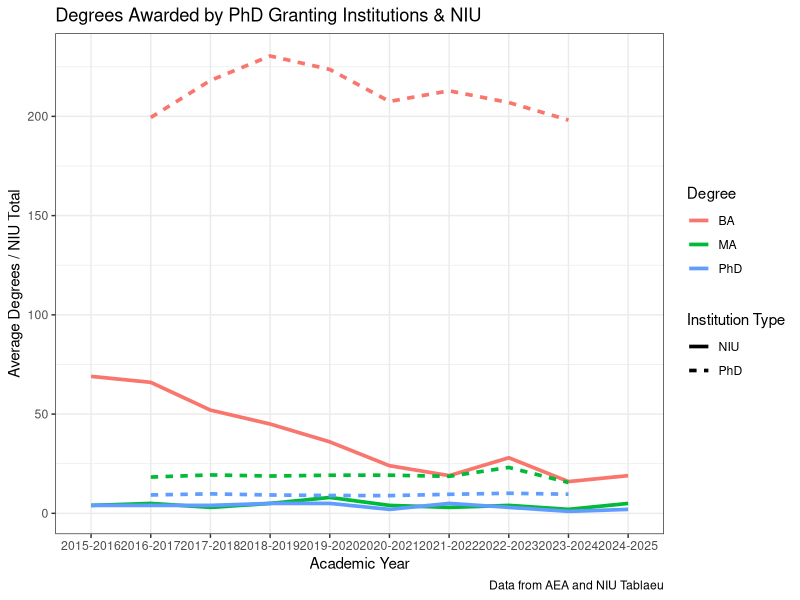
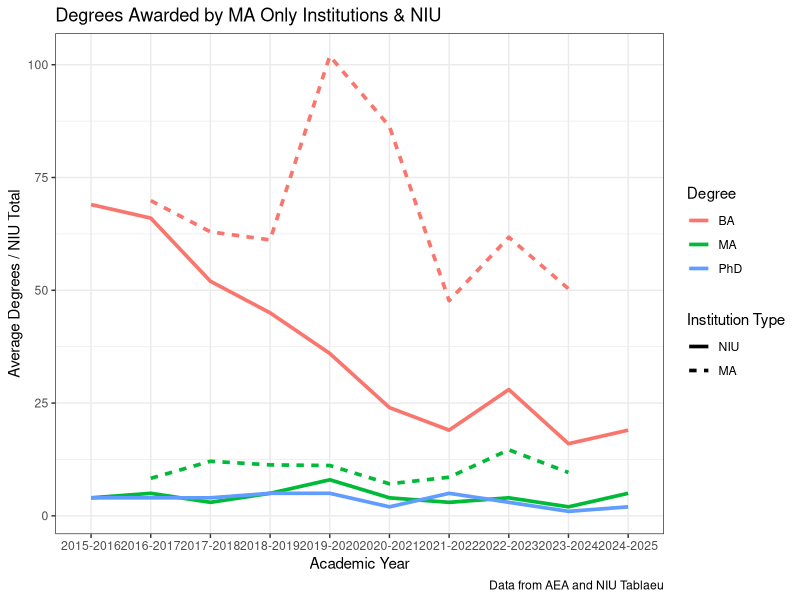
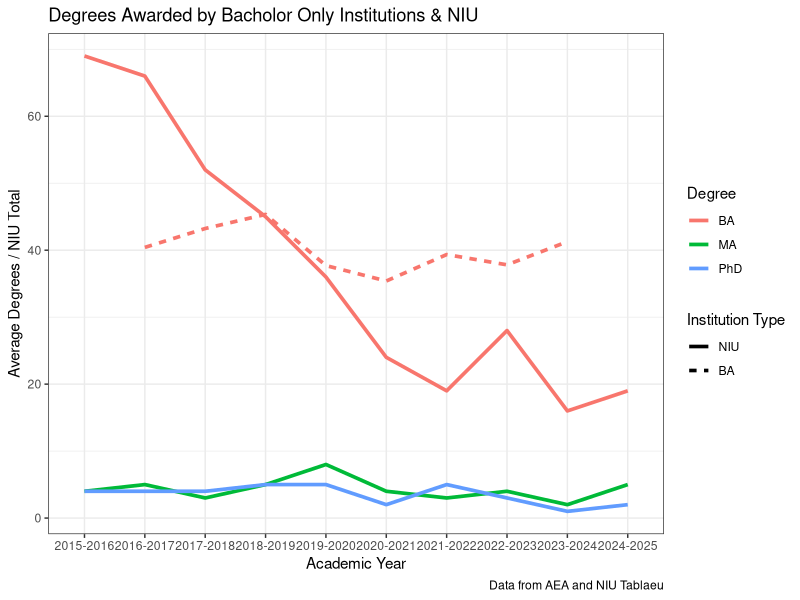
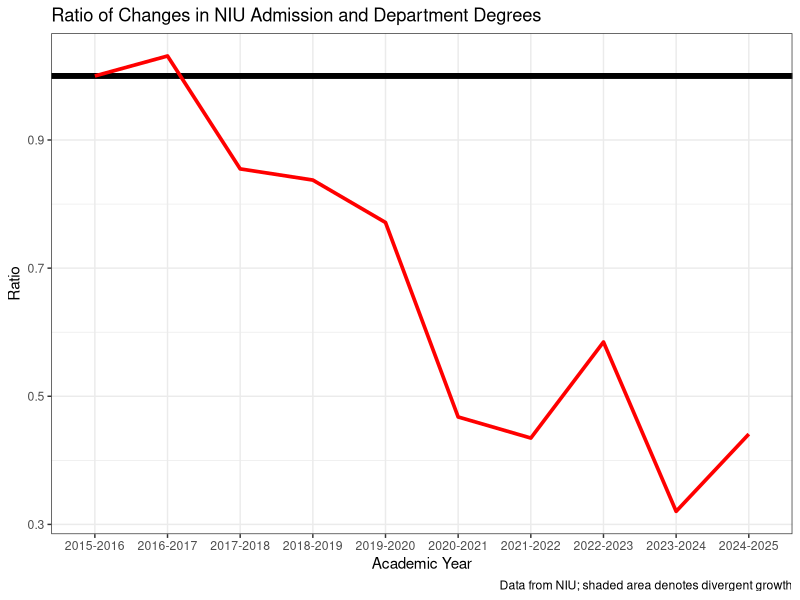
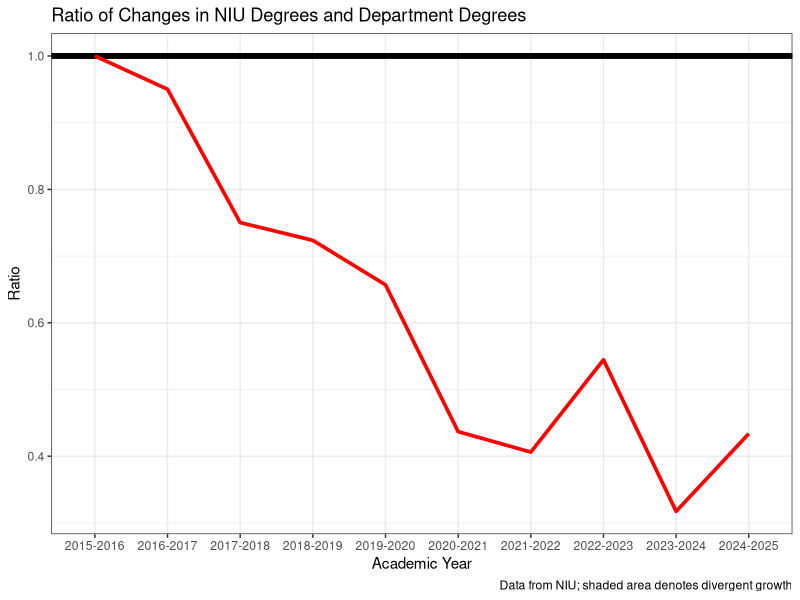
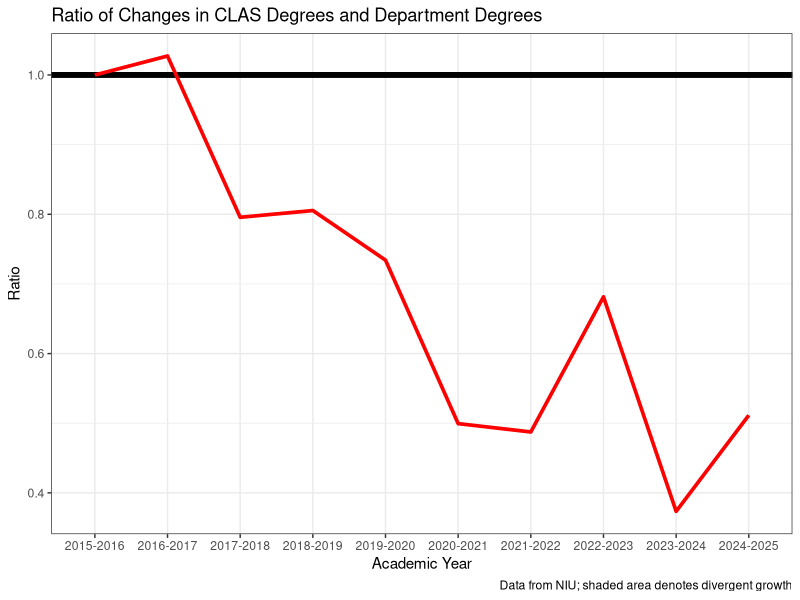
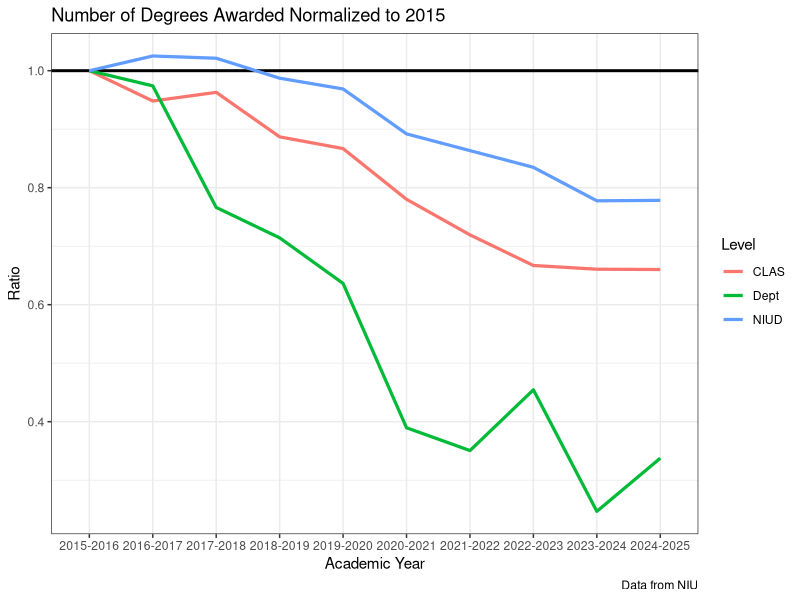

The R script that drew these images, in order:
rm(list = ls())

library(tidyverse)

#Load Data
AEA.degree <- read.csv(file = "./Data/AEA Degree Awarded.csv", header = TRUE, as.is = TRUE)
NIU.degree <- read.csv(file = "./Data/Tableau NIU Degree.csv", header = TRUE, as.is = TRUE)


#Degrees Awarded

niu.degree <- NIU.degree %>%
  filter(Degree != "NIU") %>%
  mutate(Degree2 = case_when(substr(Degree, 1, 1) == "B" ~ "BA",
                             TRUE ~ Degree)) %>%
  group_by(Degree2, Academic_Year) %>%
  summarise(count = sum(Count)) %>%
  ungroup() %>%
  mutate(N = 1,
         Institute_Type = "NIU") %>%
  rename("Degree" = "Degree2",
         "Count" = "count")

degree <- AEA.degree %>%
  bind_rows(niu.degree) %>%
  mutate(avg_degree = Count / N)



#Visualizations

degree2 <- degree %>%
  filter(Degree != "CLAS",
         Degree != "NIUD")

ggplot(degree2) +
  geom_line(aes(x = Academic_Year, y = avg_degree, color = Degree, 
                linetype = factor(Institute_Type, levels = c("NIU", "PhD")), group = interaction(Institute_Type, Degree)), 
            linewidth = 1.25,
            data=filter(degree2, Institute_Type == "PhD" | Institute_Type == "NIU"))+ 
  labs(title = "Degrees Awarded by PhD Granting Institutions & NIU",
       y = "Average Degrees / NIU Total",
       x = "Academic Year",
       caption = "Data from AEA and NIU Tablaeu",
       linetype = "Institution Type") +
  theme_bw()

ggplot(degree2) +
  geom_line(aes(x = Academic_Year, y = avg_degree, color = Degree, 
                linetype = factor(Institute_Type, levels = c("NIU", "MA")), group = interaction(Institute_Type, Degree)), 
            linewidth = 1.25,
            data=filter(degree2, Institute_Type == "MA" | Institute_Type == "NIU"))+ 
  labs(title = "Degrees Awarded by MA Only Institutions & NIU",
       y = "Average Degrees / NIU Total",
       x = "Academic Year",
       caption = "Data from AEA and NIU Tablaeu",
       linetype = "Institution Type") +
  theme_bw()

ggplot(degree) +
  geom_line(aes(x = Academic_Year, y = avg_degree, color = Degree, 
                linetype = factor(Institute_Type, levels = c("NIU", "BA")), group = interaction(Institute_Type, Degree)), 
            linewidth = 1.25,
            data=filter(degree2, Institute_Type == "BA" | Institute_Type == "NIU"))+ 
  labs(title = "Degrees Awarded by Bacholor Only Institutions & NIU",
       y = "Average Degrees / NIU Total",
       x = "Academic Year",
       caption = "Data from AEA and NIU Tablaeu",
       linetype = "Institution Type") +
  theme_bw()





#In terms of percentage changes in degrees awarded at NIU

year <- NIU.degree %>%
  filter(Degree != "BS",
         Degree != "BSFE" ,
         Degree != "MA",
         Degree != "PhD") %>%
  
  select(Academic_Year)


niu2 <- NIU.degree %>%
  mutate(Class = case_when(substr(Degree, 1, 1) == "B" ~ "Dept",
                             Degree == "MA" ~ "Dept",
                             Degree == "PhD" ~ "Dept",
                             TRUE ~ Degree)) %>%
  group_by(Class, Academic_Year) %>%
  summarise(Count = sum(Count)) %>%
  ungroup() %>%
  reframe(delta.count = Count/Count[1], .by = Class) %>%
  bind_cols(year) %>%
  pivot_wider(id_cols = Academic_Year, names_from = Class, values_from = delta.count ) %>%
  rename("NIUE" = "NIU") %>%
  mutate(growth_ad = Dept/NIUE,
         growth_da = Dept/NIUD,
         growth_clas = Dept/CLAS) %>%
  filter(!is.na(Dept)) %>%
  pivot_longer(cols = -"Academic_Year", names_to = "Level", values_to = "Rate")



ggplot(filter(niu2, Level == "growth_ad")) +
  geom_hline(aes(yintercept = 1.0), linewidth = 2) +
  #geom_hline(aes(yintercept = 0), linewidth = 1, linetype = "dashed") +
  #geom_rect(aes(xmin = 0.5, xmax = 1.5, ymin = -0.55, ymax = max(Rate)+.05), alpha = 0.025)+
  #geom_rect(aes(xmin = 6.5, xmax = 7.5, ymin = -0.55, ymax = max(Rate)+.05), fill = "blue", alpha = 0.025)+
  geom_line(aes(x = Academic_Year, y = Rate, group = 1), color = "red", linewidth = 1.25)+
  labs(title = "Ratio of Changes in NIU Admission and Department Degrees",
       y = "Ratio",
       x = "Academic Year",
       caption = "Data from NIU; shaded area denotes divergent growth") +
  theme_bw()

ggplot(filter(niu2, Level == "growth_da")) +
  geom_hline(aes(yintercept = 1.0), linewidth = 2) +
  #geom_hline(aes(yintercept = 0), linewidth = 1, linetype = "dashed") +
  #geom_rect(aes(xmin = 1.5, xmax = 2.5, ymin = -0.55, ymax = max(Rate)+.05), alpha = 0.025)+
  #geom_rect(aes(xmin = 6.5, xmax = 7.5, ymin = -0.55, ymax = max(Rate)+.05), fill = "blue", alpha = 0.025)+
  #geom_rect(aes(xmin = 8.5, xmax = 9.5, ymin = -0.55, ymax = max(Rate)+.05), fill = "blue", alpha = 0.025)+
  geom_line(aes(x = Academic_Year, y = Rate, group = 1), color = "red", linewidth = 1.25)+
  labs(title = "Ratio of Changes in NIU Degrees and Department Degrees",
       y = "Ratio",
       x = "Academic Year",
       caption = "Data from NIU; shaded area denotes divergent growth") +
  theme_bw()

ggplot(filter(niu2, Level == "growth_clas")) +
  geom_hline(aes(yintercept = 1.0), linewidth = 2) +
  #geom_hline(aes(yintercept = 0), linewidth = 1, linetype = "dashed") +
  #geom_rect(aes(xmin = 1.5, xmax = 2.5, ymin = -0.55, ymax = max(Rate)+.05), alpha = 0.025)+
  #geom_rect(aes(xmin = 6.5, xmax = 7.5, ymin = -0.55, ymax = max(Rate)+.05), fill = "blue", alpha = 0.025)+
  #geom_rect(aes(xmin = 8.5, xmax = 9.5, ymin = -0.55, ymax = max(Rate)+.05), fill = "blue", alpha = 0.025)+
  geom_line(aes(x = Academic_Year, y = Rate, group = 1), color = "red", linewidth = 1.25)+
  labs(title = "Ratio of Changes in CLAS Degrees and Department Degrees",
       y = "Ratio",
       x = "Academic Year",
       caption = "Data from NIU; shaded area denotes divergent growth") +
  theme_bw()

ggplot(filter(niu2, !grepl("growth|NIUE", Level))) +
  geom_hline(aes(yintercept = 1), linewidth = 1) +
  geom_line(aes(x = Academic_Year, y = Rate, group = Level, color = Level), linewidth = 1.1) +
  labs(title = "Number of Degrees Awarded Normalized to 2015",
       y = "Ratio",
       x = "Academic Year",
       caption = "Data from NIU") +
  theme_bw()



